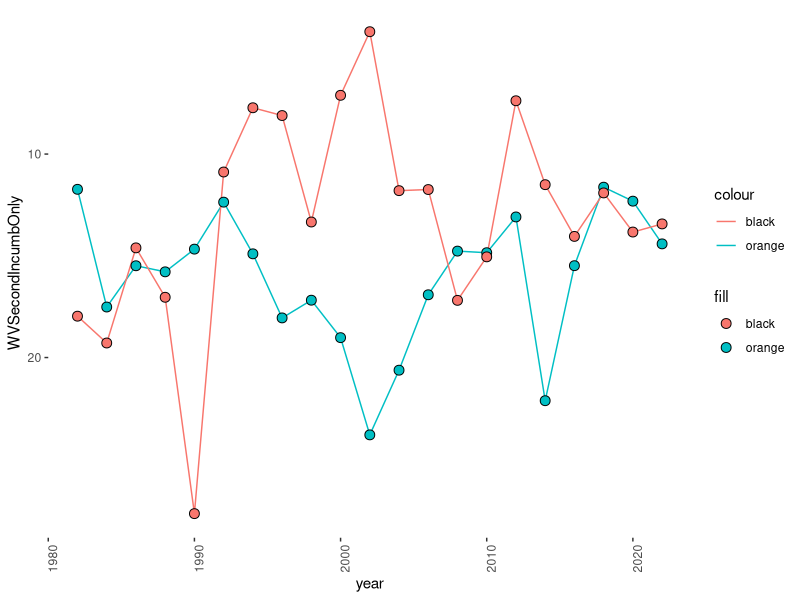
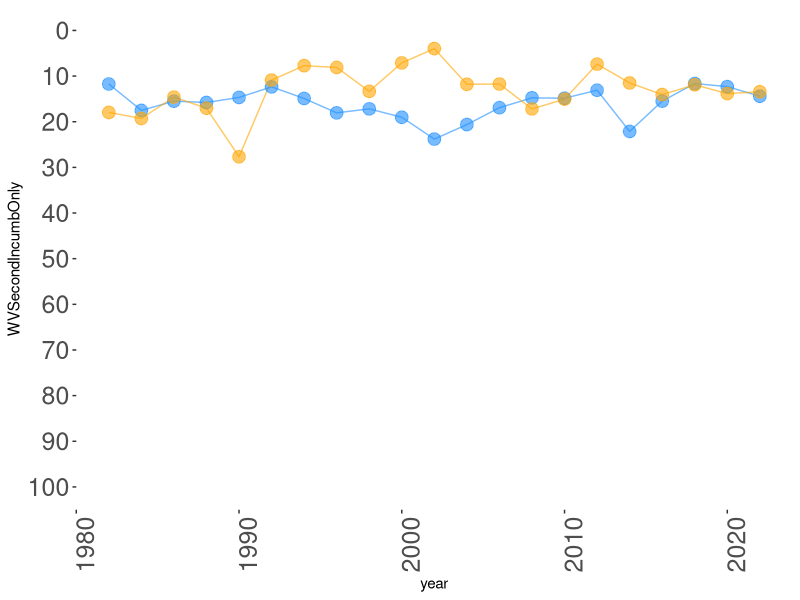
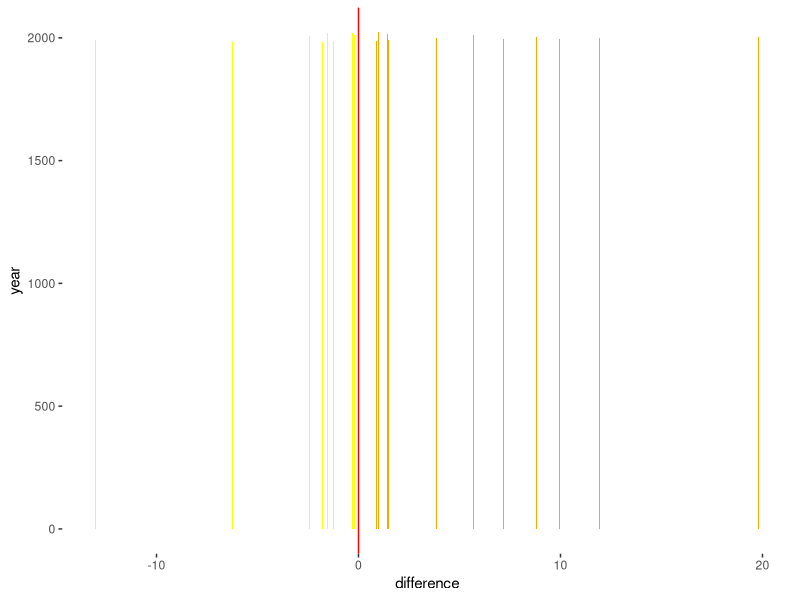

The R script that drew these images, in order: (Note: this script raises an error after producing the figures.)
library(tidyverse)
setwd("~/Documents/Github/brettamdur.github.io/senateElections")
library(ggplot2)
library(broom)

ogSenateData <- read.csv('./earlyCSVs/1976-2020-senate.csv')

mostYears <- ogSenateData %>% 
  filter(year != 2021) %>% 
  group_by(year, state, special) %>%
  mutate(resultRank = rank(desc(candidatevotes))) %>%
  group_by(year, state, special) %>%
  summarize(
    candidateCount = n(),
    totalVotes = sum(candidatevotes),
    winnerName = candidate[which(resultRank == 1)],
    winnerParty = party_simplified[which(resultRank == 1)],
    winnerVotes = max(candidatevotes),
    winnerPct = winnerVotes / totalVotes,
    winnerVAll = (winnerPct - (1 - winnerPct)) * 100,
    secondPlaceName = candidate[which(resultRank == 2)],
    SecondPlaceParty = party_simplified[which(resultRank == 2)],
    secondPlaceVotes = candidatevotes[which(resultRank == 2)],
    secondPlacePct = secondPlaceVotes / totalVotes,
    winnerVSecond = (winnerPct - secondPlacePct) * 100
  ) 

yearlySenateData <- mostYears %>% 
  group_by(year) %>% 
  summarize(winnerVAll = mean(winnerVAll),
            winnerVSecond = sd(winnerVSecond)
            )

genYearlyData <- function (electionData){
    electionData %>% 
    group_by(year) %>% 
    summarize(winnerVAll = mean(winnerVAll),
              winnerVSecond = sd(winnerVSecond)
    )
}

##############################################################


results2022 <- read.csv('./earlyCSVs/2022.csv')
results2022 <- results2022 %>% mutate(results2022, year = 2022)

# allHold <- pivot_longer(results2022, c(dPct, rPct), names_to = "party", values_to = "candidatevotes") %>% .[c("state", "year", "party", "candidatevotes")]
dHold <- pivot_longer(results2022, dPct, names_to = "party", values_to = "candidatevotes") %>% .[c("state", "year", "party", "candidatevotes", "dCandidate")]
rHold <- pivot_longer(results2022, rPct, names_to = "party", values_to = "candidatevotes") %>% .[c("state", "year", "party", "candidatevotes", "rCandidate")]
oHold <- pivot_longer(results2022, oPct, names_to = "party", values_to = "candidatevotes") %>% .[c("state", "year", "party", "candidatevotes", "oCandidate")]
dHold <- setNames(dHold, c("state","year","party", "candidatevotes", "candidate"))
rHold <- setNames(rHold, c("state","year","party", "candidatevotes", "candidate"))
oHold <- setNames(oHold, c("state","year","party", "candidatevotes", "candidate"))
allHold <- rbind(dHold, rHold, oHold)
allHold$party[allHold$party == "dPct"] <- "DEMOCRAT"
allHold$party[allHold$party == "rPct"] <- "REPUBLICAN"
allHold$party[allHold$party == "oPct"] <- "OTHER"


wrangled2022 <- allHold %>% 
  group_by(state) %>%
  mutate(resultRank = rank(desc(candidatevotes))) %>%
  group_by(state) %>%
  summarize(
    # only used which() here bcse I had to pick one row to pull the year from.
    year = year[which(resultRank == 1)],
    candidateCount = n(),
    totalVotes = sum(candidatevotes),
    winnerName = candidate[which(resultRank == 1)],
    winnerParty = party[which(resultRank == 1)],
    winnerVotes = max(candidatevotes),
    winnerPct = winnerVotes / totalVotes,
    winnerVAll = (winnerPct - (1 - winnerPct)) * 100,
    secondPlaceName = candidate[which(resultRank == 2)],
    SecondPlaceParty = party[which(resultRank == 2)],
    secondPlaceVotes = candidatevotes[which(resultRank == 2)],
    secondPlacePct = secondPlaceVotes / totalVotes,
    winnerVSecond = (winnerPct - secondPlacePct) * 100
  )

wrangled2022 <- mutate(wrangled2022, special = "false")
allYears <- rbind(mostYears, wrangled2022)
allYears <- mutate(allYears, incumbentWinner = FALSE)
allYears <- mutate(allYears, incumbentSecond = FALSE)
allYears$winnerName <- toupper(allYears$winnerName)
allYears$secondPlaceName <- toupper(allYears$secondPlaceName)
allYears$state <- toupper(allYears$state)
allYears <- allYears %>% arrange(state, year)

# Determine winner incumbency
for(i in 4:nrow(allYears)){
  for(j in (i - 3): (i - 1)){
    if(allYears[i, ]$winnerName == allYears[j, ]$winnerName){
      if(allYears[i, ]$state == allYears[j, ]$state){
          allYears[i, ]$incumbentWinner <- TRUE
      }
    }
    if(allYears[i, ]$secondPlaceName == allYears[j, ]$winnerName){
      if(allYears[i, ]$state == allYears[j, ]$state){
        allYears[i, ]$incumbentSecond <- TRUE
      }
    }
  }
}

allYears <- allYears %>% mutate(incumbentRunning = if_else(
              ((incumbentWinner == TRUE | incumbentSecond == TRUE)),
              TRUE, FALSE
            ))

# what is the mean of wv2 in races with and without incumbents?
mean(allYears %>% 
       filter(year >= 1982 & incumbentRunning == TRUE & winnerVSecond < 80) %>% 
       pull(winnerVSecond), na.rm = TRUE)

yearlyAll <- genYearlyData(allYears)
colnames(yearlyAll) <- c("year", "WVALLAll", "WVSecondAll")

# create separate dataframes for onlyIncumbents and noIncumbents
yearlyIncumbentsOnly <- genYearlyData(
    allYears %>% 
    filter(incumbentWinner == TRUE | incumbentSecond == TRUE) %>% 
    filter(year >= 1982)
)
colnames(yearlyIncumbentsOnly) <- c("year", "WVALLIncumbOnly", "WVSecondIncumbOnly")

yearlyNoIncumbents <- genYearlyData(allYears %>% filter(incumbentWinner == FALSE & incumbentSecond == FALSE) %>% 
                      filter(year >= 1982))
colnames(yearlyNoIncumbents) <- c("year", "WVALLNoIncumb", "WVSecondNoIncumb")

incumbentsAnalysis <- left_join(yearlyIncumbentsOnly, yearlyNoIncumbents, by="year") %>% 
                      mutate(difference = WVSecondIncumbOnly - WVSecondNoIncumb)

incumbentsAnalysisNoUnopposed <- incumbentsAnalysis %>% filter(WVSecondIncumbOnly < 80 & WVSecondNoIncumb < 80)

# plot showing line for incumbents and no incumbents
ggplot(data = incumbentsAnalysisNoUnopposed, aes(x = year)) +
  geom_line(aes(y = WVSecondIncumbOnly,  group = "WVSecondIncumbOnly", color="orange")) +
  geom_line(aes(y = WVSecondNoIncumb, group = "WVSecondNoIncumb", color="black")) +
  scale_y_reverse() +
  theme(axis.text.x = element_text(angle = 90, hjust = 1)) +
  geom_point(aes(y = WVSecondIncumbOnly, fill = "orange"), shape = 21, size = 3) +
  geom_point(aes(y = WVSecondNoIncumb, fill="black"), shape = 21, size = 3) +
  theme(axis.text.x = element_text(angle = 90, hjust = 1)) + 
  theme(panel.background = element_blank(), plot.background = element_blank())


ggplot(data = incumbentsAnalysisNoUnopposed, aes(x = year, group = 1)) +
  geom_line(aes(y = WVSecondIncumbOnly), color = "dodgerblue", alpha = 0.6) +
  geom_line(aes(y = WVSecondNoIncumb), color = "orange", alpha = 0.6) +
  geom_point(aes(y = WVSecondIncumbOnly), color = "dodgerblue", size = 4, alpha = 0.6) +
  geom_point(aes(y = WVSecondNoIncumb), color = "orange", size = 4, alpha = 0.6) +
  scale_y_reverse(limits = c(100,0), breaks = seq(100, 0, by = -10)) +
  theme(axis.text.x = element_text(angle = 90, hjust = -1, size = 18)) +
  theme(axis.text.y = element_text(size = 18)) +
  theme(panel.background = element_blank(), plot.background = element_blank())

# create the bar plot with a centered zero line
incumbentsAnalysisNoUnopposed$colors <- ifelse(incumbentsAnalysisNoUnopposed$difference < 0, "yellow", "orange")

ggplot(data = incumbentsAnalysisNoUnopposed, aes(x = difference, y = year, fill = colors)) +
  geom_bar(stat = "identity") +
  scale_fill_identity() +
  geom_vline(xintercept = 0, color = "red") +
  theme(panel.background = element_blank(), plot.background = element_blank())


# show plots of  residual winnerVsecond for each election.  Shows whether most states have 
# increasing or decreasing
allYears <- allYears %>% 
            group_by(state) %>% 
            mutate(stateWVSMean = mean(winnerVSecond)) %>%
            ungroup %>%
            mutate(residual = abs(winnerVSecond - stateWVSMean))

# get counts of increasing vs decreasing slopes for regression lines on residuals and winnerVSecond
models <- allYears %>%
  group_by(state) %>%
  do(fit = lm(residual ~ year, data = .)) %>%
  mutate(modelSlope = 0)
  # do(fit = lm(winnerVSecond ~ year, data = .))

# Create an empty vector to store the signs of the regression lines
reg_signs <- numeric(0)

# Loop through each fitted regression model.  Also, add a column for the slope, to easily
# see which states have positive vs. negative variability.
i = 0;
for(model in models$fit) {
  # browser()
  i = i + 1
  # Extract the slope of the regression line
  slope <- coef(model)[2]
  models$modelSlope[i] <- slope
  # Use the sign() function to determine the sign of the slope
  reg_signs <- c(reg_signs, sign(slope))
}

# Count the number of positive and negative regression lines
pos_count <- sum(reg_signs == 1, na.rm = TRUE)
neg_count <- sum(reg_signs == -1, na.rm = TRUE)

#create df that adds column to allYears for coloring panel label based on slope
allYearsSlope <- allYears %>% left_join(models, by = "state")
# colors <- ifelse(allYearsSlope$modelSlope > 0, "red", "blue")
# strip_background <- ifelse(allYearsSlope$modelSlope > 0, element_rect(fill = "blue"), element_rect(fill = "red"))
# Create a vector of element_rect() objects with different colors
strip_background <- allYearsSlope %>%
  group_by(state) %>%
  do(case_when(.$modelSlope > 0 ~ element_rect(fill = "blue"),
               .$modelSlope <= 0 ~ element_rect(fill = "red"))) %>%
  ungroup() %>%

allYearsSlope <- allYearsSlope %>% mutate(panelColor = ifelse(.$modelSlope > 0, "red", "blue"))

# colors <- ifelse(allYearsSlope$panelColor == "red", "red", "blue")
colors <- allYearsSlope %>%
  group_by(state) %>%
  mutate(colors = case_when(panelColor == "red" ~ "red",
                            panelColor == "blue" ~ "blue",
                            panelColor == "green" ~ "green")) %>%
  ungroup()
            


strip_background <- list()
i = 0
for(element in allYearsSlope$modelSlope){
  ifelse(element > 0, strip_background[i] <- element_rect(fill = "red"), 
         strip_background[i] <- element_rect(fill = "blue"))
  i = i + 1
}


# plot each state's regression line for variability
ggplot(data = allYearsSlope, aes(x = year, y = residual)) +
  geom_smooth(method = "lm", se = FALSE) +
  facet_wrap(~ state, ncol = 8) +
  theme(
          strip.text = element_text(size = rel(0.5), face = "bold"),
          panel.background = element_rect(fill = "white"),
          panel.border = element_rect(color="purple",fill=NA),
          plot.background = element_blank(),
          axis.ticks.x = element_blank()
        )  +
  scale_x_continuous(labels = NULL) 


# create a new column in yearlyAll that is the differece between WVSecondAll for each year and WVSecondAll for the previous year
yearlyAll$WVSecondAllDiff <- yearlyAll$WVSecondAll - lag(yearlyAll$WVSecondAll)

# create a chart that shows yearlyAl#WVSecondAllDiff for each year. The years should be on the y axis, with bars going horizontally.  There should be a line at zero, with negative bars going left and postive bars going right.
ggplot(data = yearlyAll, aes(x = WVSecondAllDiff, y = as.factor(year))) +
  geom_bar(stat = "identity") +
  geom_vline(xintercept = 0, color = "red") +
  theme(panel.background = element_blank(), plot.background = element_blank())